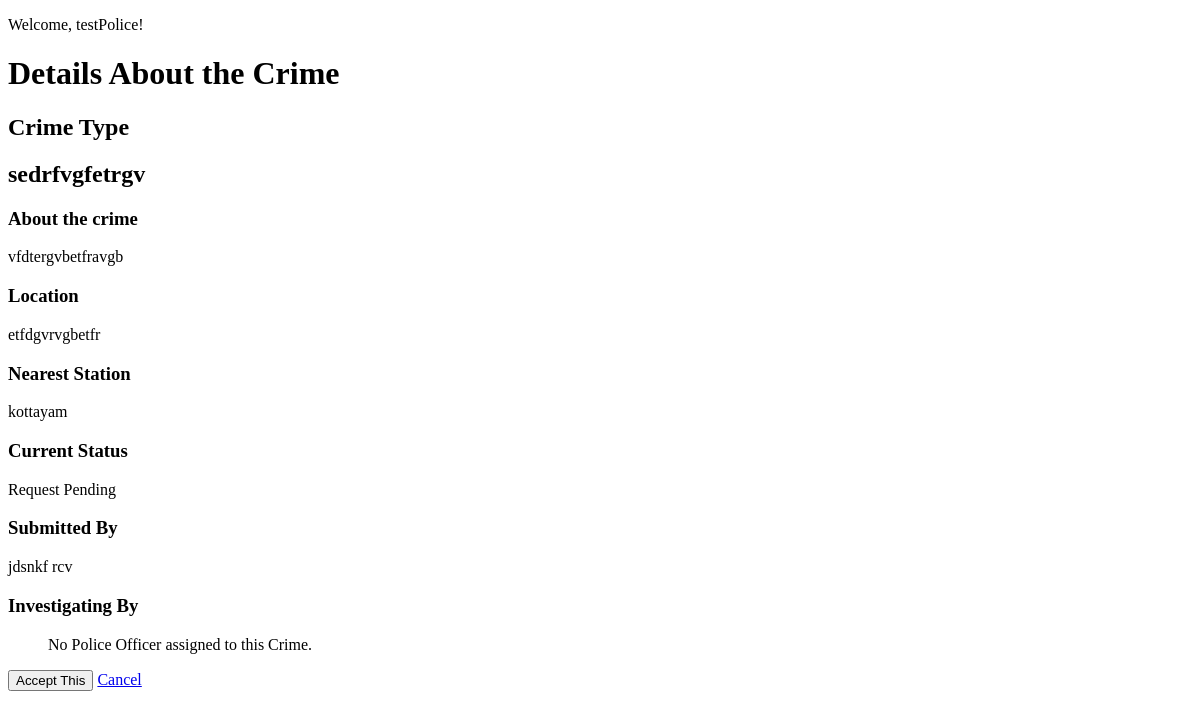
Before: /police/crimeDetail/2 (signed in) with the older database file.
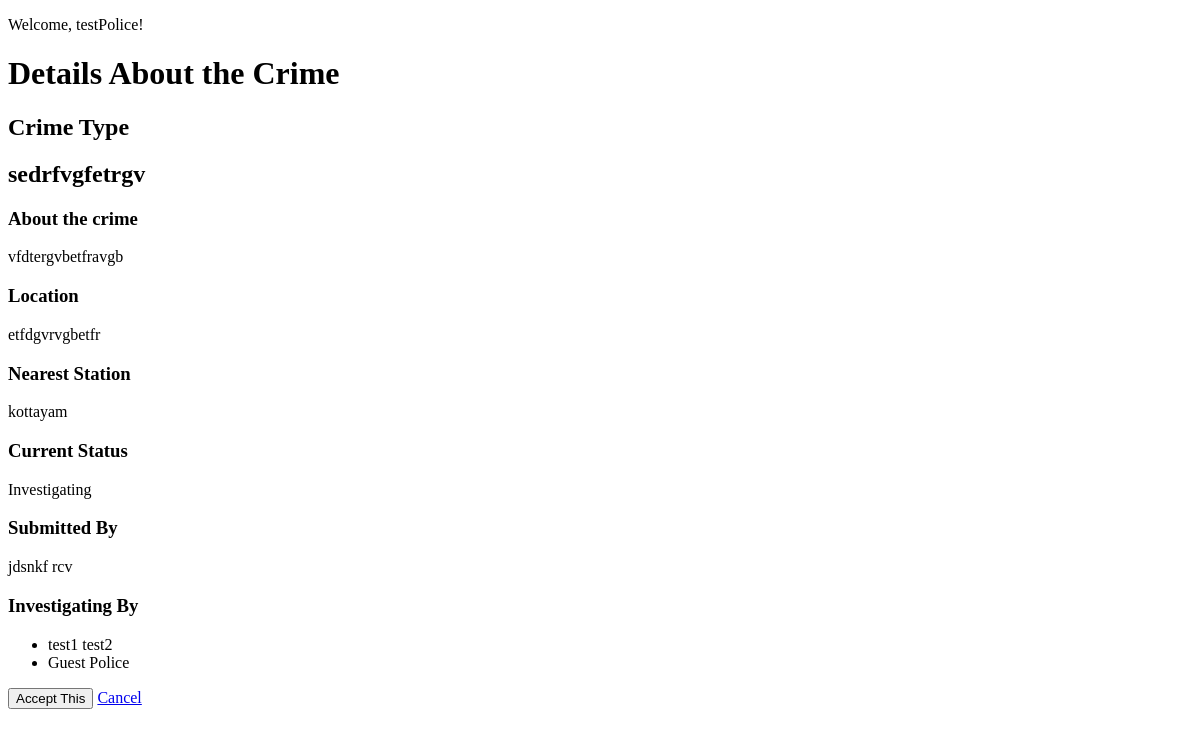
After: the same page with the newer database file.
### civilian/models.py (models this page shows)
class CustomUser(AbstractUser):
    userTypeChoice=[
        ("Civilian","Civilian"),
        ("Admin","Admin"),
        ("Police","Police")
        ]
    user_type=models.CharField(max_length=15,choices=userTypeChoice)

class CivilianModel(models.Model):
    name=models.CharField(max_length=50)
    date_of_birth=models.DateField(null=True,blank=True)
    city=models.CharField(max_length=50)
    street=models.CharField(max_length=50)
    state=models.CharField(max_length=50)
    user=models.OneToOneField(CustomUser,on_delete=models.CASCADE)
    def __str__(self):
        return self.name

### police/models.py (models this page shows, shortened)
class Crime(models.Model):
    statusChoice = [
        ("Completed", "Completed"),
        ("Investigating", "Investigating"),
        ("Request Pending", "Request Pending"),
    ]
    crime_type = models.CharField(max_length=50)
    description = models.TextField()
    location = models.CharField(max_length=50)
    station = models.ForeignKey(Station, on_delete=models.CASCADE)
    status = models.CharField(max_length=50, choices=statusChoice)
    submitted_by = models.ForeignKey(CivilianModel, on_delete=models.CASCADE)

class Station(models.Model):
    location = models.CharField(max_length=100)
    number_of_officers = models.PositiveIntegerField(default=0)
    phone_number = models.CharField(max_length=15)
    def __str__(self):
        return self.location

class PoliceModel(models.Model):
    user = models.OneToOneField(CustomUser, on_delete=models.CASCADE)
    rank = models.CharField(max_length=20)
    department = models.CharField(max_length=50)
    first_name = models.CharField(max_length=50)
    last_name = models.CharField(max_length=50)
    phone_number = models.CharField(max_length=15)
    station = models.ForeignKey(Station, on_delete=models.CASCADE)
    current_crime = models.ForeignKey(Crime, on_delete=models.CASCADE, null=True)
    add_by = models.ForeignKey(AdminModel, on_delete=models.CASCADE)

### police/views.py (the view)
# urls.py: path("crimeDetail/<int:pk>", views.view_crime_details, name="crime"),
@login_required(login_url="policeLogin")
@user_passes_test(is_police, login_url="policeLogin")
def view_crime_details(
    request, pk
):  # later check if the current police has already selected one crime
    crime = Crime.objects.get(pk=pk)
    if request.method == "POST":
        police = PoliceModel.objects.get(user=request.user)
        if police.current_crime is not None:
            return render(
                request,
                "police_template/confirmCurrentCrimeChange.html",
                {"crime": crime},
            )
        police.current_crime = crime
        police.save()
        crime.status = "Investigating"
        crime.save()
        messages.success(request, f"The crime {crime} has been selected ")
        return redirect("policeHome")
    else:
        police = PoliceModel.objects.filter(current_crime=crime)
        return render(
            request,
            "police_template/crimeDetails.html",
            {"crime": crime, "police": police},
        )

### police/views.py (called while the page is built)
def is_police(user):
    return user.user_type == "Police"

### templates/police_template/crimeDetails.html (shortened to what this page needs)
<!DOCTYPE html>
<html lang="en">
<head>
</head>
<body>
    <p>Welcome, {{request.user.username}}!</p>
    <h1>Details About the Crime</h2>
    <h2>Crime Type</h2>
    <h2>{{crime.crime_type}}</h2>
    <h3>About the crime</h3>
    <p>{{crime.description}}</p>
    <h3>Location</h3>
    <p>{{crime.location}}</p>
    <h3>Nearest Station</h3>
    <p>{{crime.station}}</p>
    <h3>Current Status</h3>
    <p>{{crime.status}}</p>
    <h3>Submitted By</h3>
    <p>{{crime.submitted_by}}</p>
    <h3>Investigating By</h3>
    <ul>
        {% if police %}
            {% for officer in police %}
                <li>{{officer.first_name}} {{officer.last_name}}</li>
            {% endfor %}
        {% else %}
            <p>No Police Officer assigned to this Crime.</p>
        {% endif %}
    </ul>
    <form method="Post",action="">{% csrf_token %}
        <input type="submit" value="Accept This">
        <a href="{% url 'pendingCrimes' %}">Cancel </a>
    </form>
</body>
</html>

Changed rows visible on the page:
changed Crime "sedrfvgfetrgv": status "Request Pending" → "Investigating"
now on this page (row edited): PoliceModel: first_name "test1", last_name "test2"
added PoliceModel: first_name "Guest", last_name "Police"
Other visible differences:
text no longer shown: "No Police Officer assigned to this Crime."
